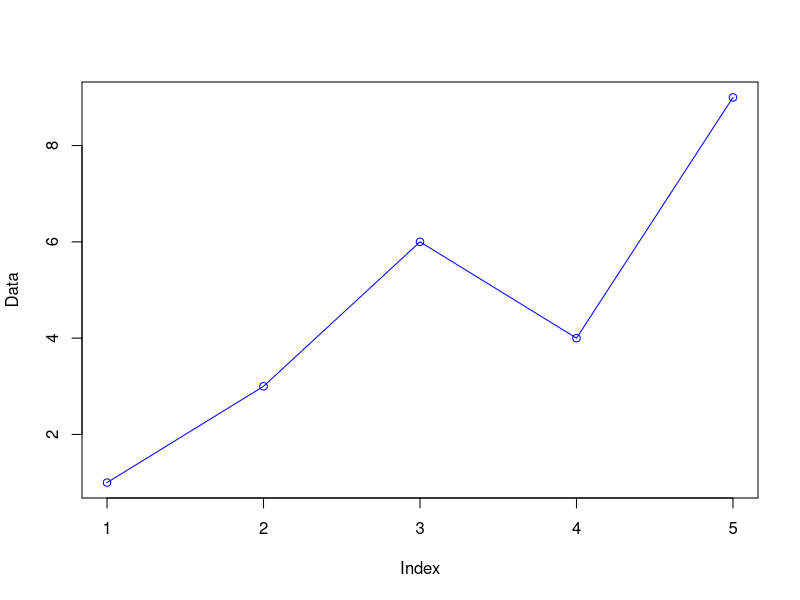

Source code (R):
## ---- chunk 1
knitr::opts_chunk$set(echo = TRUE)
## ---- chunk 2
# Example code chunk
Sys.time()
## ---- chunk 3
# Create example data
Data <- c(1, 3, 6, 4, 9)

# Graph vector using points overlayed by a line 
plot(Data, type="o", col="blue")
